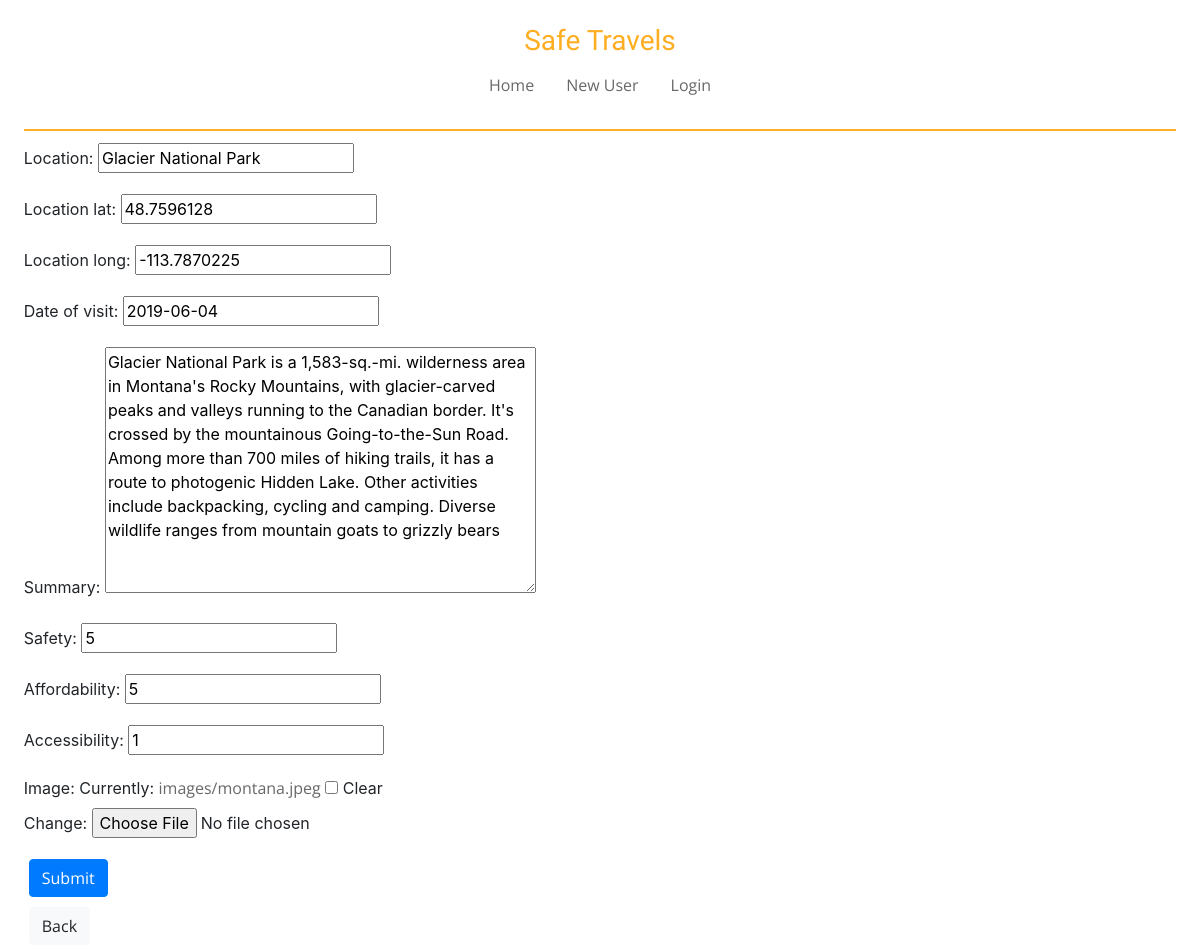
Page /editLog/18 on the earlier database version.
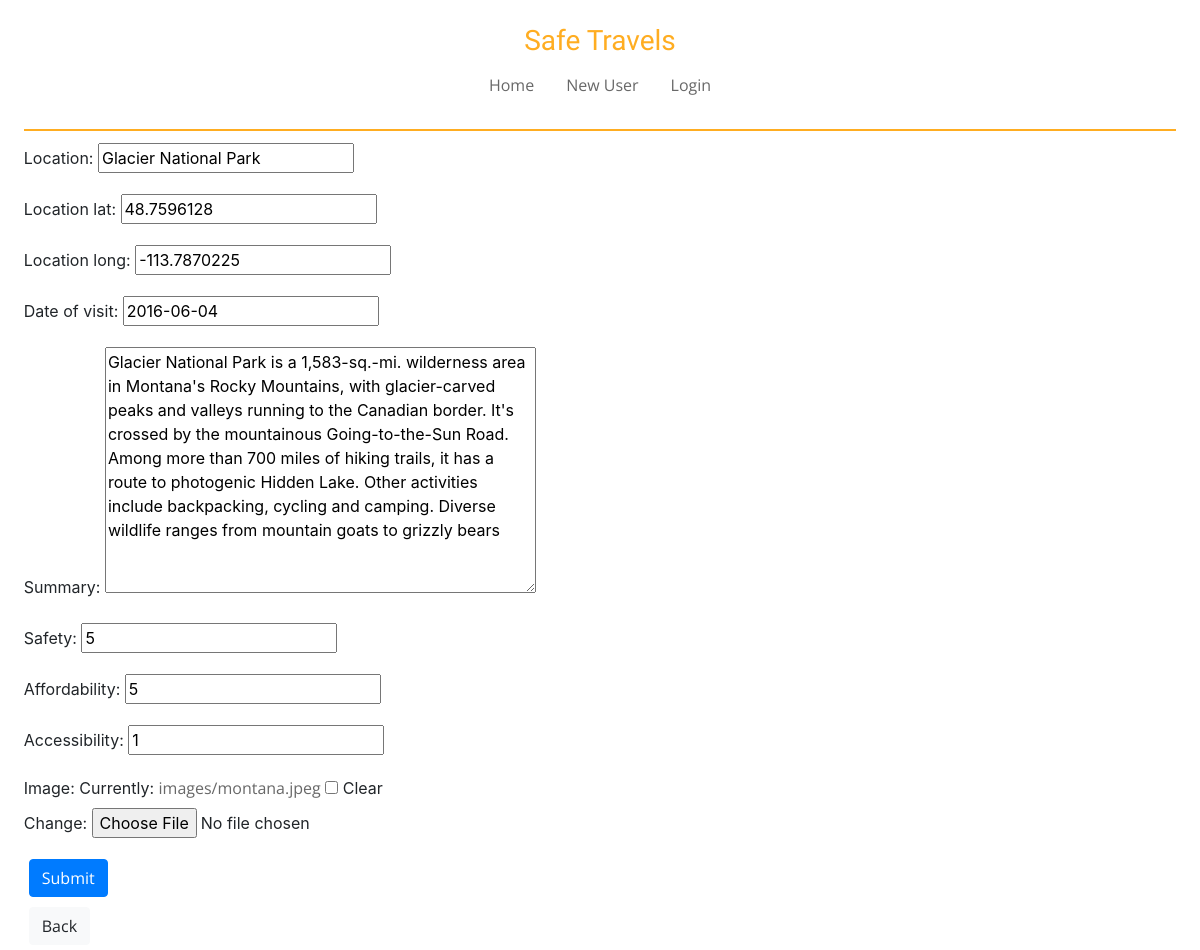
Same page on the later database version.
### travelApp/models.py (models this page shows, shortened)
class LocationLog(models.Model):
    location = models.CharField(max_length=500, default='')
    location_lat = models.FloatField(default=0)
    location_long = models.FloatField(default=0)
    date_of_visit = models.DateField(default=date.today)
    summary = models.TextField(default='')
    safety = models.PositiveSmallIntegerField(default=1)
    affordability = models.PositiveSmallIntegerField(default=1)
    accessibility = models.PositiveSmallIntegerField(default=1)
    image = models.ImageField(upload_to='images', null=True, blank=True)
    userModel_fk = models.ForeignKey(UserModel, on_delete=models.CASCADE, null=True, blank=True)

### travelApp/views.py (the view)
# urls.py: path('editLog/<int:logID>', views.editLog, name='editLog'),
def editLog(request, logID):
    log = get_object_or_404(LocationLog, pk=logID)
    form = LogForm(request.POST or None, request.FILES or None, instance=log)
    if request.method == 'POST':
        if form.is_valid():
            form.save()
            return redirect('myLogs')
    context = {
        'form': form,
    }
    return render(request, 'travelApp/editLog.html', context)

### travelApp/forms.py (shortened to what this page needs)
class LogForm(forms.ModelForm):
    class Meta:
        model = LocationLog
        exclude = ['userModel_fk']

### travelApp/templates/travelApp/editLog.html (shortened to what this page needs)
{% extends 'travelApp/base.html' %}
{% block content %}
<form method="POST" enctype="multipart/form-data">
    {{ form.as_p }}
    <button class="btn btn-primary">Submit</button>
</form>
<a href="{% url 'myLogs' %}"><button type="button" class="btn btn-light">Back</button></a>
{% endblock %}

Differences in the rows shown:
changed LocationLog "Glacier National Park": date_of_visit "2019-06-04" → "2016-06-04"
